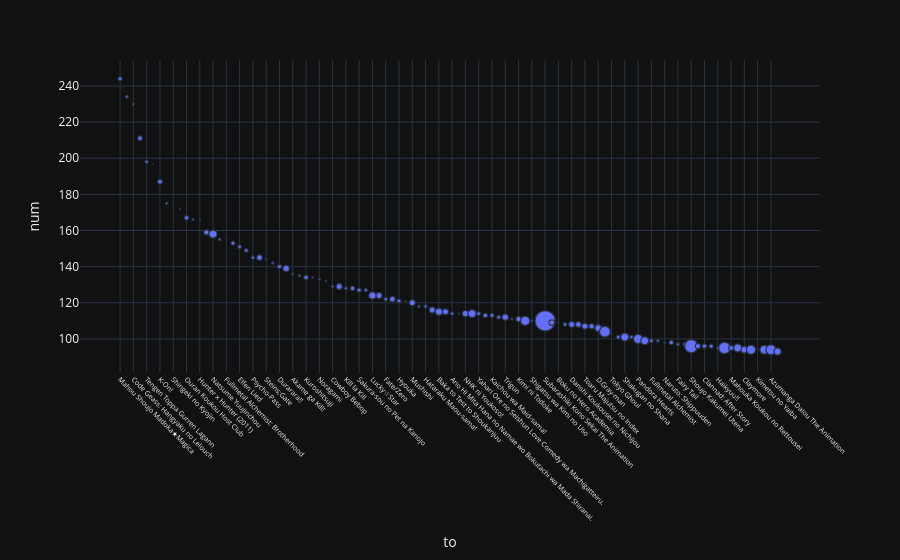

The notebook cell this image was saved under:
### Code cell
fig = px.scatter(dfTemp, x = "to", y = "num", hover_name="to", size = "popularity")
fig.update_xaxes(
    tickfont = dict(size = 7),
    tickangle = 45
)
fig.show()

### Figure 1 — Plotly figure (JSON) as saved in the notebook; plotly's stock layout.template omitted (floating-point values rounded to 4 significant figures; data arrays with more than 128 entries replaced by an {"elided": "..."} marker saying what was removed)
{"data": [{"hovertemplate": "<b>%{hovertext}</b><br><br>to=%{x}<br>num=%{y}<br>popularity=%{marker.size}<extra></extra>", "hovertext": {"elided": "12631 str values"}, "legendgroup": "", "marker": {"color": "#636efa", "size": {"elided": "12631 int values"}, "sizemode": "area", "sizeref": 6.845, "symbol": "circle"}, "mode": "markers", "name": "", "showlegend": false, "x": {"elided": "12631 str values"}, "xaxis": "x", "y": {"elided": "12631 int values"}, "yaxis": "y", "type": "scattergl"}], "layout": {"xaxis": {"anchor": "y", "domain": [0.0, 1.0], "title": {"text": "to"}, "tickfont": {"size": 7}, "tickangle": 45}, "yaxis": {"anchor": "x", "domain": [0.0, 1.0], "title": {"text": "num"}}, "legend": {"tracegroupgap": 0, "itemsizing": "constant"}, "margin": {"t": 60}}}
